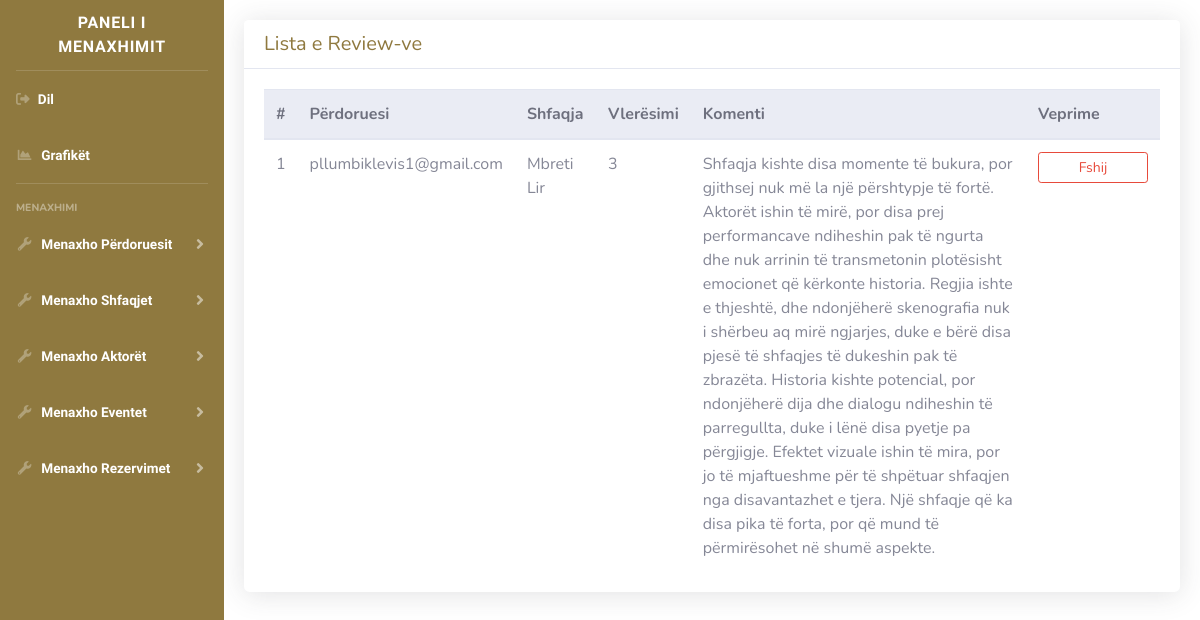
Page /views/admin/reviews/index.php (signed in) on the earlier database version.
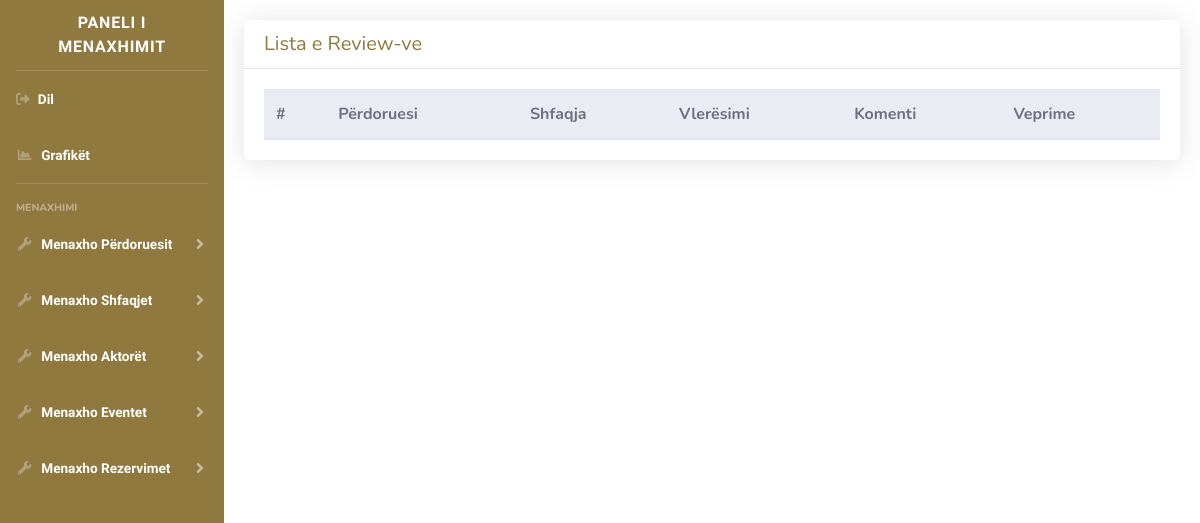
Same page on the later database version.
### tables this page shows
CREATE TABLE `reviews` (
  `id` int(11) NOT NULL,
  `email` varchar(50) NOT NULL,
  `show_id` int(11) DEFAULT NULL,
  `event_id` int(11) DEFAULT NULL,
  `rating` int(11) NOT NULL,
  `comment` text DEFAULT NULL,
  `date` datetime NOT NULL
);

CREATE TABLE `shows` (
  `id` int(11) NOT NULL,
  `title` varchar(255) NOT NULL,
  `description` text DEFAULT NULL,
  `time` time NOT NULL,
  `hall` varchar(50) NOT NULL,
  `genre_id` int(11) NOT NULL,
  `poster` varchar(255) NOT NULL,
  `trailer` varchar(255) NOT NULL,
  `price` int(11) NOT NULL,
  `validity_days` int(11) NOT NULL DEFAULT 2
);

### views/admin/reviews/index.php (the view, shortened to what this page needs)
<?php
require $_SERVER['DOCUMENT_ROOT'] . '/biletaria_online/auth/auth.php';
$query = "SELECT * FROM reviews ORDER BY id DESC";
$users_result = $conn->query($query);
?>
<!DOCTYPE html>
<html lang="sq">
<head>
    <?php require $_SERVER['DOCUMENT_ROOT'] . '/biletaria_online/includes/header.php'; ?>
</head>
<body id="page-top">
    <?php require $_SERVER['DOCUMENT_ROOT'] . '/biletaria_online/includes/sidebar.php'; ?>
    <section id="users-section">
        <div class="card shadow border-0 rounded">
            <div class="card-header bg-white d-flex justify-content-between align-items-center">
                <h5 class="mb-0 text-primary" style="color: #8f793f !important;">Lista e Review-ve</h5>
            </div>
            <div class="card-body">
                <div class="table-responsive">
                    <table id="userTable" class="table table-hover mb-0 w-100" width="100%">
                        <thead class="thead-light">
                            <tr>
                                <th>#</th>
                                <th>Përdoruesi</th>
                                <th>Shfaqja</th>
                                <th>Vlerësimi</th>
                                <th>Komenti</th>
                                <th>Veprime</th>
                            </tr>
                        </thead>
                        <tbody>
                            <?php
                            $i = 1;
                            while ($row = $users_result->fetch_assoc()) {
                                $show = $conn->query("SELECT title FROM shows WHERE id = " . $row['show_id'])->fetch_assoc();
                                ?>
                                <tr>
                                    <td><?php echo $i ?></td>
                                    <td><?php echo $row['email'] ?></td>
                                    <td><?php echo $show['title'] ?></td>
                                    <td><?php echo $row['rating'] ?></td>
                                    <td><?php echo $row['comment'] ?></td>
                                    <td>
                                        <div
                                            style="display: flex; flex-direction: column; justify-content: center; align-items: center; gap: 8px; width: 110px;">
                                            <button class="btn btn-sm btn-outline-danger delete-btn"
                                                    style="width: 100%;"
                                                    data-id="<?php echo $row['id'] ?>"
                                                    data-name="<?php echo $row['email']?>"
                                                    data-title="<?php echo $show['title']?>"
                                                    data-toggle="modal"
                                                    data-target="#deleteUserModal">Fshij
                                            </button>
                                        </div>
                                    </td>
                                </tr>
                                <?php
                                $i++;
                            } ?>
                        </tbody>
                    </table>
                </div>
            </div>
        </div>
    </section>
</body>
</html>

Differences in the rows shown:
removed reviews: email "pllumbiklevis1@gmail.com", show.title "Mbreti Lir", rating "3", comment "Shfaqja kishte disa momente të bukura, por gjithsej nuk më la një përshtypje të fortë. Aktorët ishin të mirë, por disa prej performancave ndiheshin pak të ngurta dhe nuk arrinin të transmetonin plotësisht emocionet që kërkonte historia. Regjia ishte e thjeshtë, dhe ndonjëherë skenografia nuk i shërbeu aq mirë ngjarjes, duke e bërë disa pjesë të shfaqjes të dukeshin pak të zbrazëta. Historia kishte potencial, por ndonjëherë dija dhe dialogu ndiheshin të parregullta, duke i lënë disa pyetje pa përgjigje. Efektet vizuale ishin të mira, por jo të mjaftueshme për të shpëtuar shfaqjen nga disavantazhet e tjera. Një shfaqje që ka disa pika të forta, por që mund të përmirësohet në shumë aspekte."
